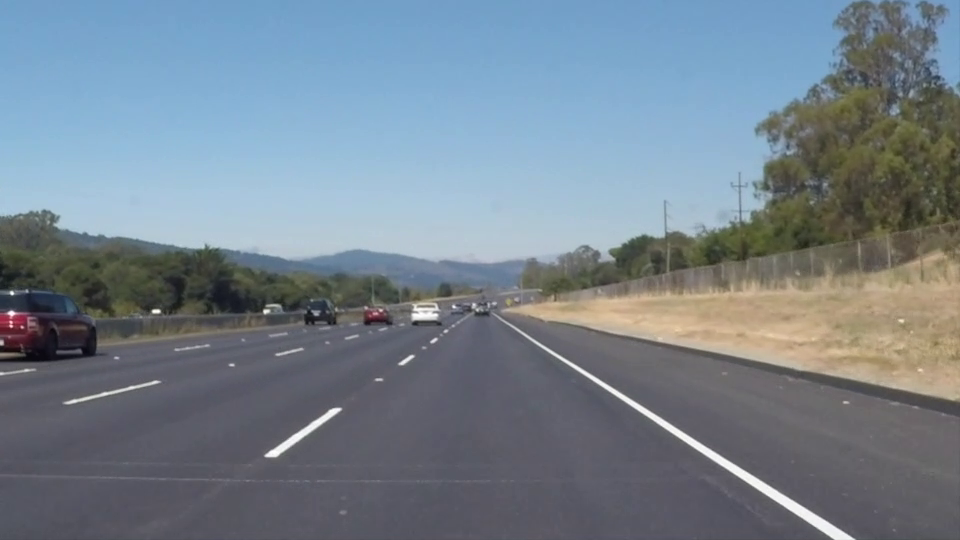
#> input picture frame 22 of road-understanding/lane-detection/solidWhiteRight.mp4, 960 x 540 px, given in place of road.mp4, which was not available
$ jupyter execute --allow-errors lane-detection.ipynb   (shell and % lines are left out)   (older library calls are emulated)
#> lines starting #> are read from the running program, lines starting #| are printed output that depends on the picture; after the words box and inside, x2 and y2 are one past the last pixel; in counts of white or black regions, pixels touching at a corner belong together; pictures that were not available may be replaced by others from this repository, and a replacement may not be noted
[cell 1]
import cv2
import numpy as np
import matplotlib.pyplot as plt

[cell 2]
image= cv2.imread('original.png')

[cell 3]
def Sobel(frame,threshold1=50):
    gray = cv2.cvtColor(frame, cv2.COLOR_RGB2GRAY)
    sobelx = cv2.Sobel(gray, cv2.CV_64F, 1, 0, ksize=5)
    sobely = cv2.Sobel(gray, cv2.CV_64F, 0, 1, ksize=5)
    sobel = np.sqrt(sobelx**2 + sobely**2)
    sobel = np.uint8((sobel / np.max(sobel)) * 255)
    _, sobel = cv2.threshold(sobel, threshold1, 255, cv2.THRESH_BINARY)
    return sobel
#> (the rest of this cell did not finish here and is left out)

plt.imshow(lanes_sobel)
plt.show()

[cell 4]
def detect_lanes_by_color(frame):
    hls=cv2.cvtColor(frame, cv2.COLOR_BGR2HLS)
    sChannel=hls[:,:,2]
    lchannel=hls[:,:,1]
    l_min=200
    l_max=255
    s_min=170
    s_max=255
    mask= np.zeros_like(sChannel)
    mask[(sChannel >= s_min) & (sChannel <= s_max)] = 255
    mask[(lchannel >= l_min) & (lchannel <= l_max)] = 255
    return mask

#> (the rest of this cell did not finish here and is left out)

[cell 5]
def combine_lanes(lanes_color, lanes_sobel):
    combined = cv2.bitwise_or(lanes_color, lanes_sobel)
    return combined

[cell 6]
def prespective_transform(image):
    img_size = (image.shape[1], image.shape[0])
    # this should be changed to be tuned with the camera and the road
    src = np.float32(
        [[685, 450],
          [1090, 710],
          [220, 710],
          [595, 450]])

    dst = np.float32(
        [[900, 0],
          [900, 710],
          [250, 710],
          [250, 0]])
    matrix = cv2.getPerspectiveTransform(src, dst)
    inv_matrix =cv2.getPerspectiveTransform(dst, src)
    warped = cv2.warpPerspective(image, matrix,img_size, flags=cv2.INTER_LINEAR)
    return warped, inv_matrix

#> (the rest of this cell did not finish here and is left out)

[cell 7]
# [4 lines left out: function get_histogram, not called in this run]


#> (the rest of this cell did not finish here and is left out)

[cell 8]
def sliding_window(binary_warped):
    histogram = np.sum(binary_warped[binary_warped.shape[0]//2:, :], axis=0)

    midpoint = histogram.shape[0] // 2
    leftx_base = np.argmax(histogram[:midpoint])
    rightx_base = np.argmax(histogram[midpoint:]) + midpoint

    nwindows = 9
    window_height = binary_warped.shape[0] // nwindows
    margin = 100
    minpix = 50

    nonzero = binary_warped.nonzero()
    nonzeroy = np.array(nonzero[0])
    nonzerox = np.array(nonzero[1])

    leftx_current = leftx_base
    rightx_current = rightx_base

    left_lane_inds = []
    right_lane_inds = []

    for window in range(nwindows):
        win_y_low = binary_warped.shape[0] - (window + 1) * window_height
        win_y_high = binary_warped.shape[0] - window * window_height

        win_xleft_low = leftx_current - margin
        win_xleft_high = leftx_current + margin
        win_xright_low = rightx_current - margin
        win_xright_high = rightx_current + margin

        good_left = (
            (nonzeroy >= win_y_low) & (nonzeroy < win_y_high) &
            (nonzerox >= win_xleft_low) & (nonzerox < win_xleft_high)
        ).nonzero()[0]

        good_right = (
            (nonzeroy >= win_y_low) & (nonzeroy < win_y_high) &
            (nonzerox >= win_xright_low) & (nonzerox < win_xright_high)
        ).nonzero()[0]

        left_lane_inds.append(good_left)
        right_lane_inds.append(good_right)

        if len(good_left) > minpix:
            leftx_current = int(np.mean(nonzerox[good_left]))
        if len(good_right) > minpix:
            rightx_current = int(np.mean(nonzerox[good_right]))

    left_lane_inds = np.concatenate(left_lane_inds)
    right_lane_inds = np.concatenate(right_lane_inds)

    leftx = nonzerox[left_lane_inds]
    lefty = nonzeroy[left_lane_inds]
    rightx = nonzerox[right_lane_inds]
    righty = nonzeroy[right_lane_inds]

    return leftx, lefty, rightx, righty

#> (the rest of this cell did not finish here and is left out)

[cell 9]
image = cv2.imread('original.png')
# [19 lines left out: function draw_lanes, not called in this run]

#> (the rest of this cell did not finish here and is left out)

[cell 10]
#this should be changed to be the video from the camera
cap = cv2.VideoCapture("road.mp4")

while cap.isOpened():
    ret, frame = cap.read()
#> frame is the input picture: shape (540, 960, 3); mean B, G, R 141.9, 130.7, 117.7
    if not ret:
        break

    lanes_color = detect_lanes_by_color(frame)
#> in detect_lanes_by_color (call 2), `sChannel=hls[:,:,2]`:
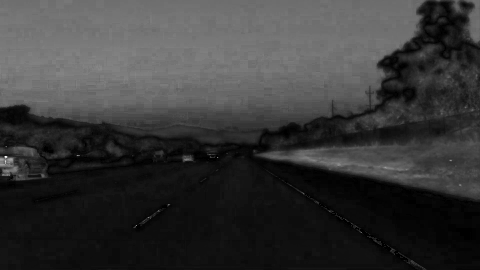
#> sChannel: shape (540, 960) (shown at 1/2 size); min 0, max 255, mean 55.8
#> in detect_lanes_by_color (call 2), `lchannel=hls[:,:,1]`:
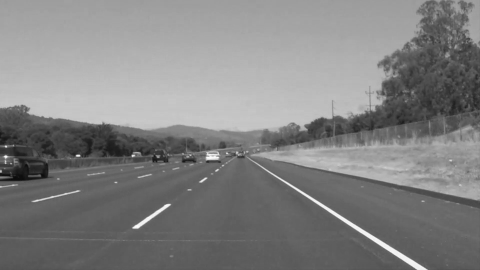
#> lchannel: shape (540, 960) (shown at 1/2 size); min 7, max 255, mean 129.9
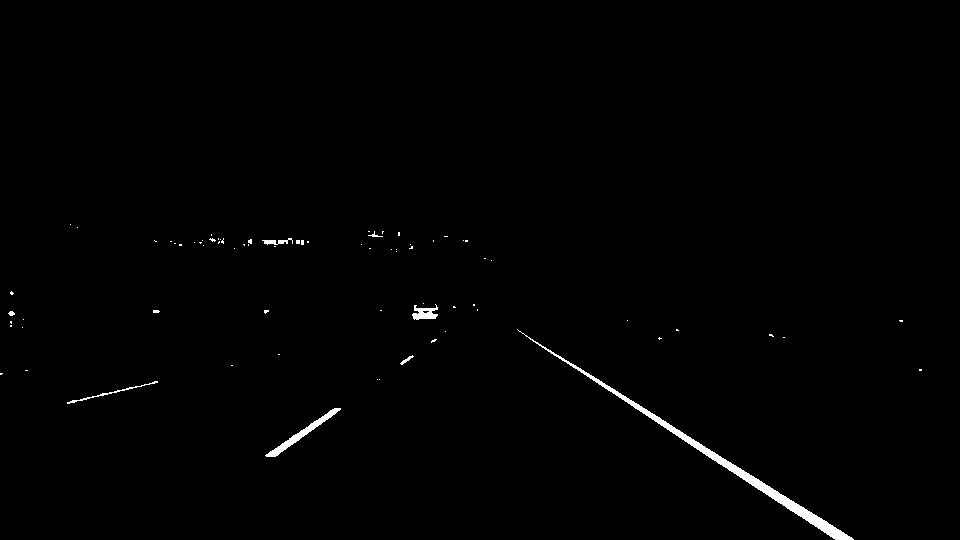
#> lanes_color: shape (540, 960); 0.73% white; 75 white regions (67 under 20 px), largest, box (x1, y1, x2, y2) and area: (517, 329, 854, 540) 2359, (265, 408, 341, 457) 532, (412, 304, 438, 320) 244
    lanes_sobel = Sobel(frame)
#> call 2 of Sobel, with threshold1 = 50
#> in Sobel (call 2), `sobelx = cv2.Sobel(gray, cv2.CV_64F, 1, 0, ksize=5)`:
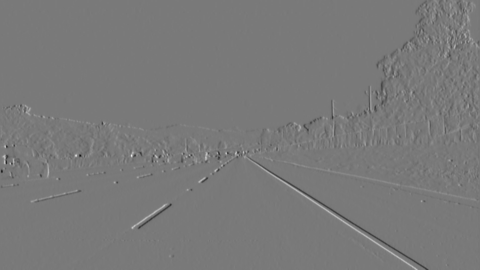
#> sobelx: shape (540, 960) float64 (shown at 1/2 size); min -6515, max 7150, mean -1.1; drawn with min black and max white
#> in Sobel (call 2), `sobely = cv2.Sobel(gray, cv2.CV_64F, 0, 1, ksize=5)`:
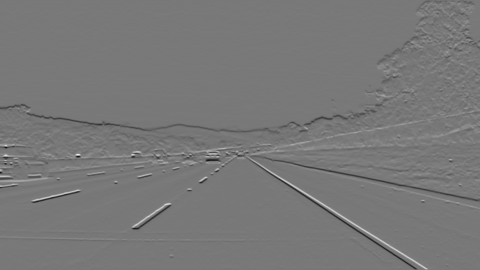
#> sobely: shape (540, 960) float64 (shown at 1/2 size); min -7298, max 8106, mean -17.3; drawn with min black and max white
    combined_binary = combine_lanes(lanes_color, lanes_sobel)
#> in combine_lanes, `combined = cv2.bitwise_or(lanes_color, lanes_sobel)`:
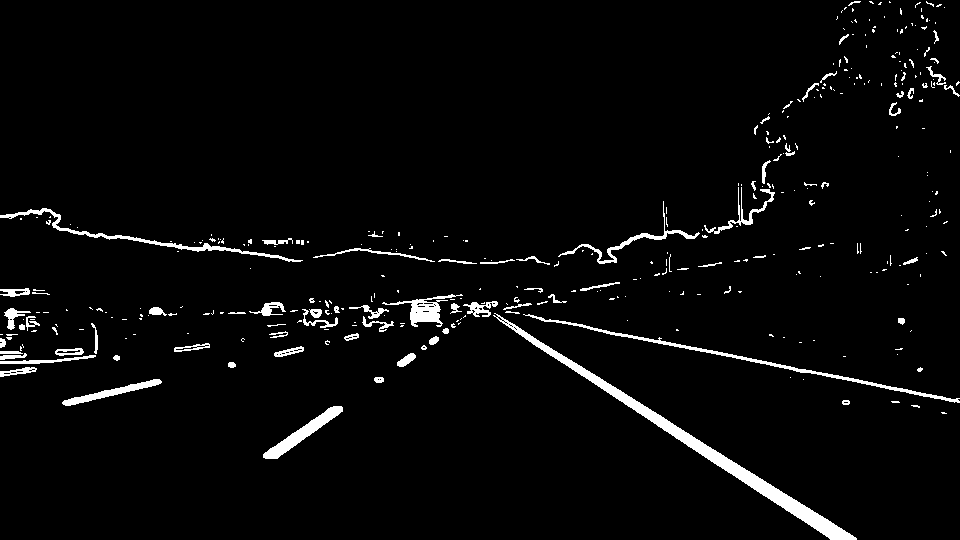
#> combined: shape (540, 960); 3.3% white; 361 white regions (275 under 20 px), largest, box (x1, y1, x2, y2) and area: (493, 313, 857, 540) 4244, (523, 314, 960, 403) 1403, (0, 208, 303, 262) 1109
    warped, Minv = prespective_transform(combined_binary)
#> in prespective_transform, `warped = cv2.warpPerspective(image, matrix,img_size, flags=cv2.INTER_L..`:
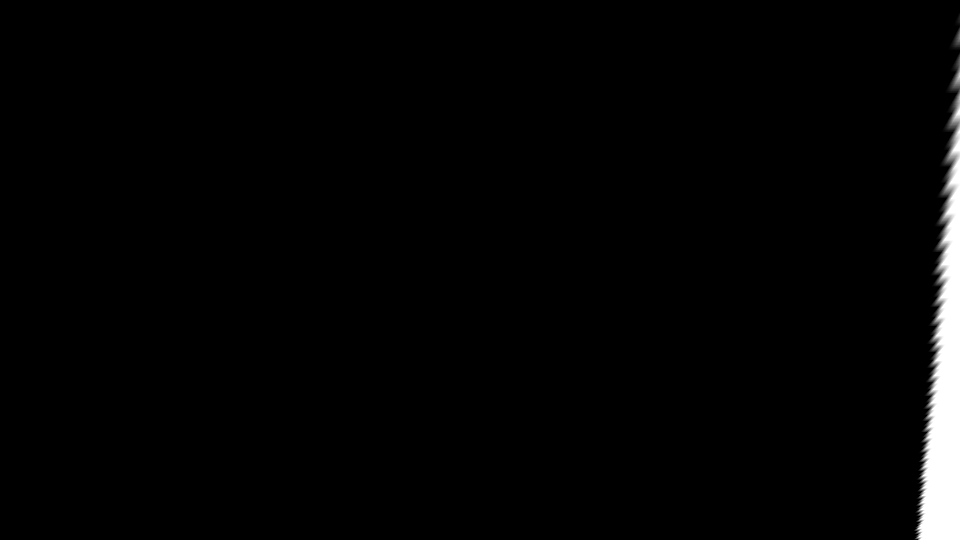
#> warped: shape (540, 960); min 0, max 255, mean 5
#> Minv = [[0.138, -0.806, 560.4], [1.75e-16, -0.53, 450], [2.48e-19, -0.00126, 1]]

    leftx, lefty, rightx, righty = sliding_window(warped)
#> in sliding_window, `histogram = np.sum(binary_warped[binary_warped.shape[0]//2:, :], axis=0)`: histogram = 960 values from 0 to 68850
#> in sliding_window, `leftx_base = np.argmax(histogram[:midpoint])`: leftx_base = 0
#> in sliding_window, `rightx_base = np.argmax(histogram[midpoint:]) + midpoint`: rightx_base = 952
#> in sliding_window, `nonzero = binary_warped.nonzero()`: nonzero = 12849 positions, rows 13 to 539, columns 913 to 959
#> in sliding_window, `nonzeroy = np.array(nonzero[0])`: nonzeroy = 12849 values from 13 to 539
#> in sliding_window, `nonzerox = np.array(nonzero[1])`: nonzerox = 12849 values, max 959 at index 0, min 913 at index 12802, mean 944.3
#> in sliding_window, `leftx_current = leftx_base`: leftx_current = 0
#> in sliding_window, `rightx_current = rightx_base`: rightx_current = 952
#> the loop in sliding_window, `for window in range(nwindows):` made 9 passes
#> (win_xright_low, win_xright_high, rightx_current) on passes 1 to 8: (852, 1052, 938), (838, 1038, 940), (840, 1040, 943), (843, 1043, 945), (845, 1045, 947), (847, 1047, 949), (849, 1049, 951), (851, 1051, 954)
#> after the loop in sliding_window, `for window in range(nwindows):`: left_lane_inds = [empty array, empty array, empty array, empty array, empty array, empty array, empty array, empty array, empty array]; right_lane_inds = 9 items
#> in sliding_window, `left_lane_inds = np.concatenate(left_lane_inds)`: left_lane_inds = empty array
#> in sliding_window, `right_lane_inds = np.concatenate(right_lane_inds)`: right_lane_inds = 12849 values, max 12848 at index 2552, min 0 at index 12619, mean 6424
#> in sliding_window, `leftx = nonzerox[left_lane_inds]`: leftx = empty array
#> in sliding_window, `rightx = nonzerox[right_lane_inds]`: rightx = 12849 values, max 959 at index 38, min 913 at index 2506, mean 944.3
#> in sliding_window, `righty = nonzeroy[right_lane_inds]`: righty = 12849 values, max 539 at index 2506, min 13 at index 12619, mean 350.4
#> leftx = empty array; lefty = empty array

    if len(leftx) > 0 and len(rightx) > 0:
        left_fit = np.polyfit(lefty, leftx, 2)
        right_fit = np.polyfit(righty, rightx, 2)

        result = draw_lanes(frame, warped, Minv, left_fit, right_fit)
        cv2.imshow("Lane Detection", result)
    else:
        cv2.imshow("Lane Detection", frame)

    if cv2.waitKey(1) & 0xFF == ord('q'):
#> (key q is pressed here)
        break

cap.release()
cv2.destroyAllWindows()

$ run again, starting later in the video
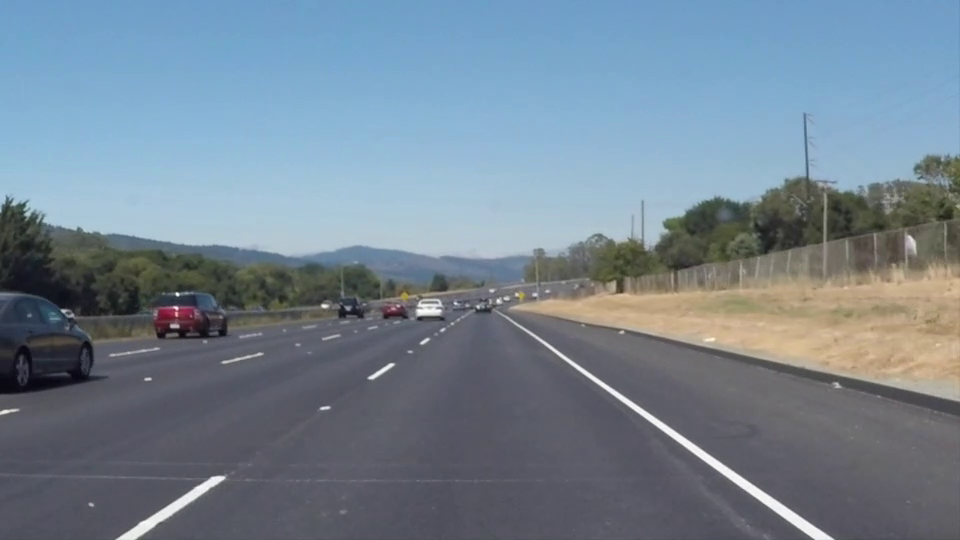
#> input picture frame 99 of road-understanding/lane-detection/solidWhiteRight.mp4, 960 x 540 px, given in place of road.mp4, which was not available
#> frame is the input picture: shape (540, 960, 3); mean B, G, R 146, 132.3, 116.7
#> hls: shape (540, 960, 3); mean of channels 0, 1, 2 97.5, 131.5, 58.6
#> `lanes_color = detect_lanes_by_color(frame)`:
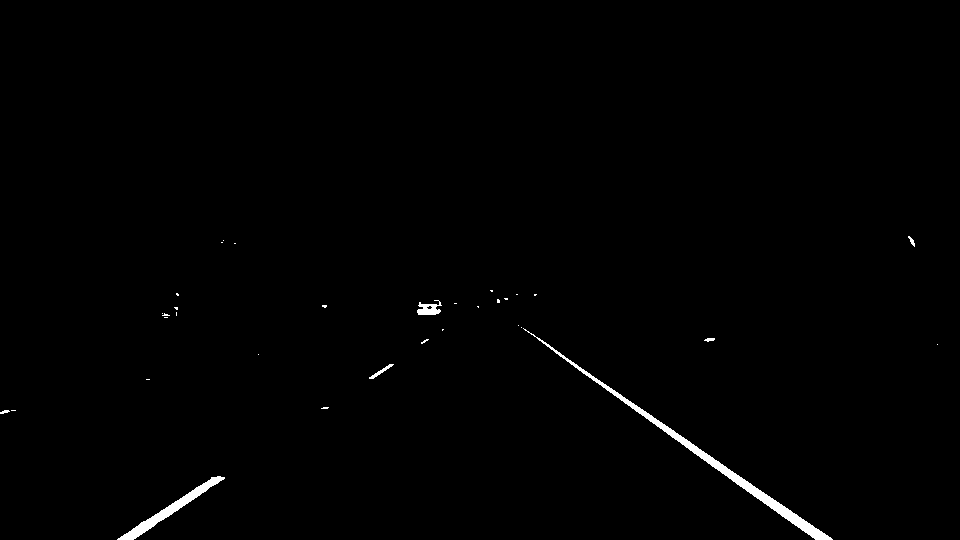
#> lanes_color: shape (540, 960); 0.73% white; 33 white regions (26 under 20 px), largest, box (x1, y1, x2, y2) and area: (523, 328, 833, 540) 2243, (117, 476, 225, 540) 997, (417, 300, 442, 315) 223
#> combined: shape (540, 960); 3.5% white; 262 white regions (173 under 20 px), largest, box (x1, y1, x2, y2) and area: (497, 311, 836, 540) 4074, (114, 474, 227, 540) 1599, (538, 313, 960, 403) 1326
#> in prespective_transform, `warped = cv2.warpPerspective(image, matrix,img_size, flags=cv2.INTER_L..`:
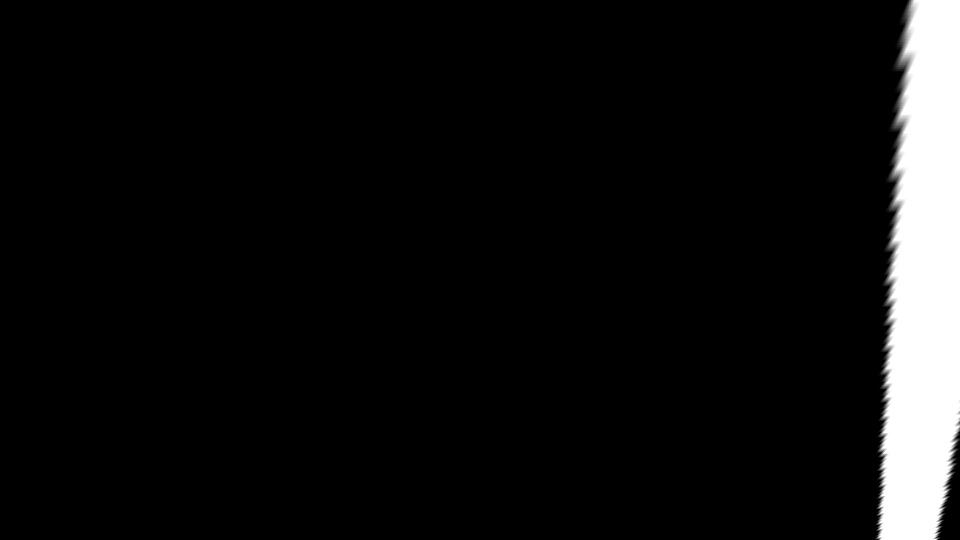
#> warped: shape (540, 960); min 0, max 255, mean 17.2
#> Minv = [[0.138, -0.806, 560.4], [1.75e-16, -0.53, 450], [2.48e-19, -0.00126, 1]]
#> histogram = 960 values, max 68850 at index 900, min 0 at index 0, mean 4989.9
#> leftx_base = 0
#> rightx_base = 900
#> nonzero = 38313 positions, rows 0 to 539, columns 874 to 959
#> leftx_current = 0
#> in sliding_window, `rightx_current = rightx_base`: rightx_current = 900
#> the loop in sliding_window, `for window in range(nwindows):` made 9 passes
#> (win_xright_low, win_xright_high, rightx_current) on passes 1 to 8: (800, 1000, 911), (811, 1011, 917), (817, 1017, 920), (820, 1020, 921), (821, 1021, 922), (822, 1022, 924), (824, 1024, 925), (825, 1025, 927)
#> after the loop in sliding_window, `for window in range(nwindows):`: left_lane_inds = [empty array, empty array, empty array, empty array, empty array, empty array, empty array, empty array, empty array]; right_lane_inds = 9 items
#> in sliding_window, `left_lane_inds = np.concatenate(left_lane_inds)`: left_lane_inds = empty array
